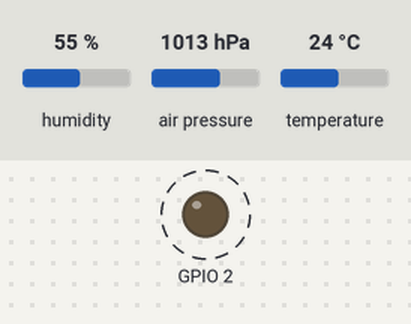
Simulated run of this sketch. Board: ESP8266 (NodeMCU). On the bench: output pins drawn as LEDs (lit = HIGH, except the on-board LED, lit = LOW). Dashed ring = blinking. The inputs (shaded band) are chosen by the test bench; at power-on: humidity 55 %, air pressure 1013 hPa, temperature 24 °C. WiFi joins after 1.5 s; servers stay silent unless stated; random numbers use the default seed unless the sketch sets one; no MQTT or app messages arrive unless stated; what the sketch prints to the serial monitor is not drawn. At 1.7 s the program puts the board to deep sleep or switches it off; the recording ends there.

Above: at 0.2 s.
Timing chart, 0 to 1.7 s (numbered marks = the images above):
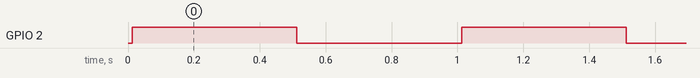

Measured:
- by itself, GPIO 2: alternates HIGH for 0.50 s and LOW for 0.50 s

The sketch:

mqtt_weather.ino
```cpp
/**
 * Battery powered weather sensor running on esp8266 based board
 * wakes up, connects to wi-fi, measure temperature, humidity and pressure and send them to MQTT server
 *
 * Requires BME280 sensor
 */

#include <ESP8266WiFi.h>
#include <ESP8266mDNS.h>
#include <PubSubClient.h>
#include <Adafruit_Sensor.h>
#include <Adafruit_BME280.h>

// Update these with values suitable for your network.

const char* ssid = "your ssid";
const char* password = "your wifi password";
const char* mqtt_server = "mqtt ip address";
const char* mqtt_user = "";
const char* mqtt_password = "";
const char* mqtt_client = "ESP8266Client_";
const char* mdns_name = "esp8266-your-place";
const char* place = "your place";

#define SLEEP_INTERVAL 600e6

Adafruit_BME280 bme; // I2C
WiFiClient espClient;
PubSubClient client(espClient);
char payload[50];
char topic[50];
int value = 0;


void callback(char* topic, byte* payload, unsigned int length) {
  Serial.print("Message arrived [");
  Serial.print(topic);
  Serial.print("] ");
  for (int i = 0; i < length; i++) {
    Serial.print((char)payload[i]);
  }
  Serial.println();
}

void setup_wifi() {
  bool ledState = true;
  byte connectionAttempts = 0;

  delay(10);

  Serial.println();
  Serial.print("Connecting to ");
  Serial.println(ssid);

  WiFi.mode(WIFI_STA);
  WiFi.begin(ssid, password);
  WiFi.mode(WIFI_STA);

  while (WiFi.status() != WL_CONNECTED) {
    digitalWrite(BUILTIN_LED, ledState ? HIGH : LOW);
    delay(500);
    Serial.print(".");
    ledState = !ledState;
    connectionAttempts++;

    if (connectionAttempts > 60) {
      Serial.println();
      Serial.println("Giving up connecting to Wi-Fi.");
      Serial.print("Wi-Fi status: ");
      Serial.println(WiFi.status());
      Serial.println("Going to sleep...");
      ESP.deepSleep(SLEEP_INTERVAL);
    }
  }

  digitalWrite(BUILTIN_LED, LOW);

  randomSeed(micros());

  Serial.println("");
  Serial.println("WiFi connected");
  Serial.println(WiFi.SSID());
  Serial.println("IP address: ");
  Serial.println(WiFi.localIP());
}

void reconnect() {
  byte connectionAttempts = 0;
  // Loop until we're reconnected
  while (!client.connected()) {
    Serial.print("Attempting MQTT connection...");
    // Create a random client ID
    String clientId = mqtt_client;
    clientId += String(random(0xffff), HEX);
    // Attempt to connect
    if (client.connect(clientId.c_str()), mqtt_user, mqtt_password) {
      Serial.println("connected");
      delay(10);
      // Once connected, publish an announcement...
      Serial.println(client.publish("/home", clientId.c_str()));
      Serial.println(client.publish("/home", "hello from balcony!"));

    } else {
      if (connectionAttempts > 5) {
        Serial.println();
        Serial.println("Giving up connecting to MQTT.");
        Serial.println("Going to sleep...");
        ESP.deepSleep(SLEEP_INTERVAL, WAKE_RF_DEFAULT);
      }

      Serial.print("failed, rc=");
      Serial.print(client.state());
      Serial.println(" try again in 5 seconds");
      // Wait 5 seconds before retrying
      delay(5000);
      connectionAttempts++;
    }
  }
}

void setup() {
  Serial.begin(115200);
  pinMode(BUILTIN_LED, OUTPUT);

  bool status = bme.begin(0x76);
  if (!status) {
    Serial.println("Could not find a valid BME280 sensor, check wiring!");
    ESP.deepSleep(SLEEP_INTERVAL, WAKE_RF_DEFAULT);
    return;
  }

  setup_wifi();

  if (!MDNS.begin(mdns_name)) {
    Serial.println("Error setting up MDNS responder!");
  }

  client.setServer(mqtt_server, 1883);
  client.setCallback(callback);
  reconnect();

  float homeTemp = bme.readTemperature();
  float homeHumidity = bme.readHumidity();
  float homePressure = bme.readPressure()  / 100.0F;

  strcpy(topic, "/home/temperature/");
  strcat(topic, place);
  dtostrf(homeTemp, 0, 1, payload);
  Serial.print("Temperature: ");
  Serial.print(payload);
  Serial.println("*C");
  Serial.println("Publishing payload");
  Serial.println(topic);
  client.publish(topic, payload, true);

  strcpy(topic, "/home/humidity/");
  strcat(topic, place);
  dtostrf(homeHumidity, 0, 1, payload);
  Serial.print("Humidity: ");
  Serial.print(payload);
  Serial.println("%");
  Serial.println("Publishing payload");
  Serial.println(topic);
  client.publish(topic, payload, true);

  strcpy(topic, "/home/pressure/");
  strcat(topic, place);
  dtostrf(homePressure, 0, 1, payload);
  Serial.print("Pressure: ");
  Serial.print(payload);
  Serial.println(" hPa");
  Serial.println("Publishing payload");
  Serial.println(topic);
  client.publish(topic, payload, true);

  Serial.println("Sending data to MQTT...");
  client.loop();
  delay(100); // this has to be here otherwise topics are not send
  // possible workaround is to subscribe to published topics and actually wait and check until callback with topic is called
  // this is faster :)

  Serial.println("Disconnecting...");
  client.disconnect();
  //MDNS.close();
  //WiFi.disconnect();

  Serial.println("Going to sleep...");
  ESP.deepSleepInstant(SLEEP_INTERVAL, WAKE_RF_DEFAULT);
}

void loop()
{

}
```
